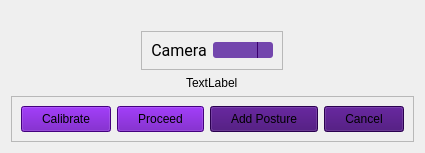
         <widget class="QWidget" name="Calibration">
          <layout class="QVBoxLayout" name="verticalLayout_30">
           <item alignment="Qt::AlignHCenter|Qt::AlignVCenter">
            <widget class="QLabel" name="calibrate_preview_lbl">
             <property name="text">
              <string/>
             </property>
            </widget>
           </item>
           <item alignment="Qt::AlignHCenter|Qt::AlignVCenter">
            <widget class="QFrame" name="CalibrateCameraFrame">
             <property name="frameShape">
              <enum>QFrame::StyledPanel</enum>
             </property>
             <property name="frameShadow">
              <enum>QFrame::Raised</enum>
             </property>
             <layout class="QHBoxLayout" name="horizontalLayout_30">
              <item>
               <widget class="QLabel" name="calibrate_camera_lbl">
                <property name="enabled">
                 <bool>true</bool>
                </property>
                <property name="sizePolicy">
                 <sizepolicy hsizetype="Preferred" vsizetype="Preferred">
                  <horstretch>0</horstretch>
                  <verstretch>0</verstretch>
                 </sizepolicy>
                </property>
                <property name="font">
                 <font>
                  <family>Roboto</family>
                  <pointsize>12</pointsize>
                 </font>
                </property>
                <property name="text">
                 <string>Camera</string>
                </property>
                <property name="alignment">
                 <set>Qt::AlignCenter</set>
                </property>
               </widget>
              </item>
              <item>
               <widget class="QComboBox" name="calibrate_camera_box">
                <property name="sizePolicy">
                 <sizepolicy hsizetype="Preferred" vsizetype="Fixed">
                  <horstretch>0</horstretch>
                  <verstretch>0</verstretch>
                 </sizepolicy>
                </property>
                <property name="styleSheet">
                 <string notr="true">QComboBox {
    border-radius: 3px;
    min-width: 8em;
	background: #7346ad;
}

/* QComboBox gets the &quot;on&quot; state when the popup is open */
QComboBox:!editable:on, QComboBox::drop-down:editable:on {
    background:  #3b006e;
}

QComboBox:on { /* shift the text when the popup opens */
    padding-top: 3px;
    padding-left: 4px;
}

QComboBox::drop-down {
    subcontrol-origin: padding;
    subcontrol-position: top right;
    width: 15px;

    border-left-width: 1px;
    border-left-color:  #3b006e;
    border-left-style: solid;
    border-top-right-radius: 3px;
    border-bottom-right-radius: 3px;

}

QComboBox::down-arrow {
    border-image: url(:/icon/icons8-down-48.png) 4;
}

QComboBox::down-arrow:on { /* shift the arrow when popup is open */
    top: 1px;
    left: 1px;
}</string>
                </property>
               </widget>
              </item>
             </layout>
            </widget>
           </item>
           <item alignment="Qt::AlignHCenter">
            <widget class="QLabel" name="hint_lbl">
             <property name="sizePolicy">
              <sizepolicy hsizetype="Fixed" vsizetype="Fixed">
               <horstretch>0</horstretch>
               <verstretch>0</verstretch>
              </sizepolicy>
             </property>
             <property name="text">
              <string>TextLabel</string>
             </property>
            </widget>
           </item>
           <item alignment="Qt::AlignHCenter|Qt::AlignVCenter">
            <widget class="QFrame" name="ButtonFrame">
             <property name="styleSheet">
              <string notr="true">QPushButton{
padding: 5px 20px 5px 20px;
}

QPushButton#recalibrate_btn, #proceed_btn {
background-color: #5e00b0;
}

QPushButton#recalibrate_btn:hover, #proceed_btn:hover {
background: #a200ff;
}

QPushButton#append_btn, #cancel_btn {
background-color: #3b006e;
}

QPushButton#append_btn:hover, #cancel_btn:hover {
background: #a200ff;
}
</string>
             </property>
             <property name="frameShape">
              <enum>QFrame::StyledPanel</enum>
             </property>
             <property name="frameShadow">
              <enum>QFrame::Raised</enum>
             </property>
             <layout class="QHBoxLayout" name="horizontalLayout_29">
              <item>
               <widget class="QPushButton" name="recalibrate_btn">
                <property name="styleSheet">
                 <string notr="true"/>
                </property>
                <property name="text">
                 <string>Calibrate</string>
                </property>
               </widget>
              </item>
              <item>
               <widget class="QPushButton" name="proceed_btn">
                <property name="styleSheet">
                 <string notr="true"/>
                </property>
                <property name="text">
                 <string>Proceed</string>
                </property>
               </widget>
              </item>
              <item>
               <widget class="QPushButton" name="append_btn">
                <property name="styleSheet">
                 <string notr="true"/>
                </property>
                <property name="text">
                 <string>Add Posture</string>
                </property>
               </widget>
              </item>
              <item>
               <widget class="QPushButton" name="cancel_btn">
                <property name="styleSheet">
                 <string notr="true"/>
                </property>
                <property name="text">
                 <string>Cancel</string>
                </property>
               </widget>
              </item>
             </layout>
            </widget>
           </item>
          </layout>
         </widget>
